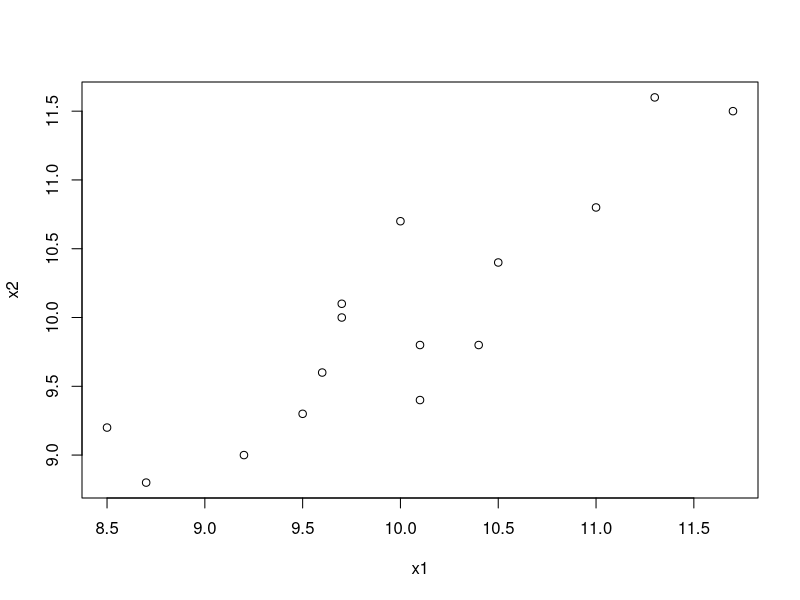
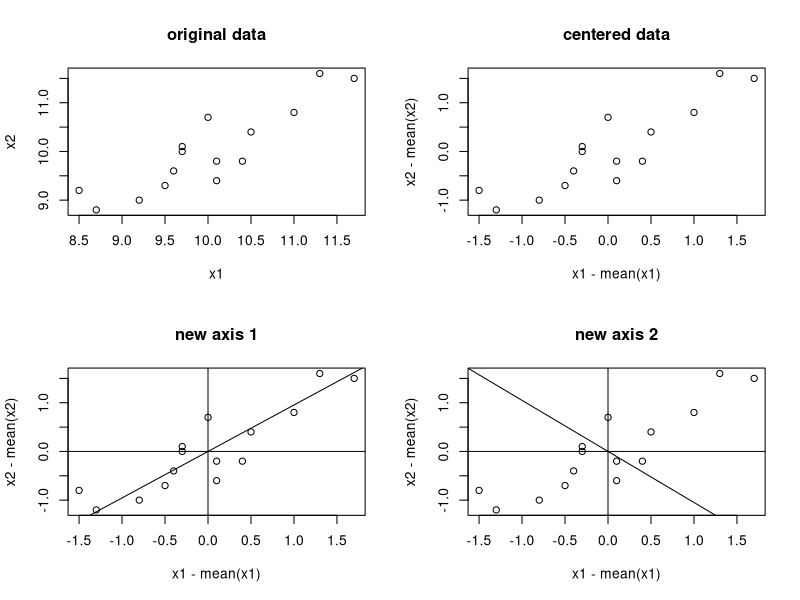

Reproduce these figures in R, in order.
## ---- chunk 1
x1 = c(10.0, 10.4, 9.7, 9.7, 11.7, 11, 8.7, 9.5, 10.1, 9.6, 10.5, 9.2, 11.3, 10.1, 8.5)
x2 = c(10.7, 9.8, 10.0, 10.1, 11.5, 10.8, 8.8, 9.3, 9.4, 9.6, 10.4, 9.0, 11.6, 9.8, 9.2)
x = data.frame(x1, x2); x
## ---- chunk 2
plot(x1, x2)
## ---- chunk 3
apply(x,2,mean)
## ---- chunk 4
var(x)
## ---- chunk 5
cor(x1, x2)
## ---- chunk 6
polyroot(c(0.124963, -1.5329,1))
## ---- chunk 7
### we can use R function eigen() to eigen-decomposite the variance-covariance matrix
eigen = eigen(var(x))
## ---- chunk 8
layout(matrix(1:4,2,2,byrow=T))
plot(x1, x2, main="original data")
plot(x1-mean(x1), x2-mean(x2), main="centered data")
plot(x1-mean(x1), x2-mean(x2), main="new axis 1")
### slope is tangent, first element of eigenvector is cosine
abline(a=0, b=sqrt(1/eigen$vectors[1,1]^2-1));abline(h=0);abline(v=0)  
plot(x1-mean(x1), x2-mean(x2), main="new axis 2")
abline(a=0, b=-sqrt(1/eigen$vectors[1,2]^2-1));abline(h=0);abline(v=0)
